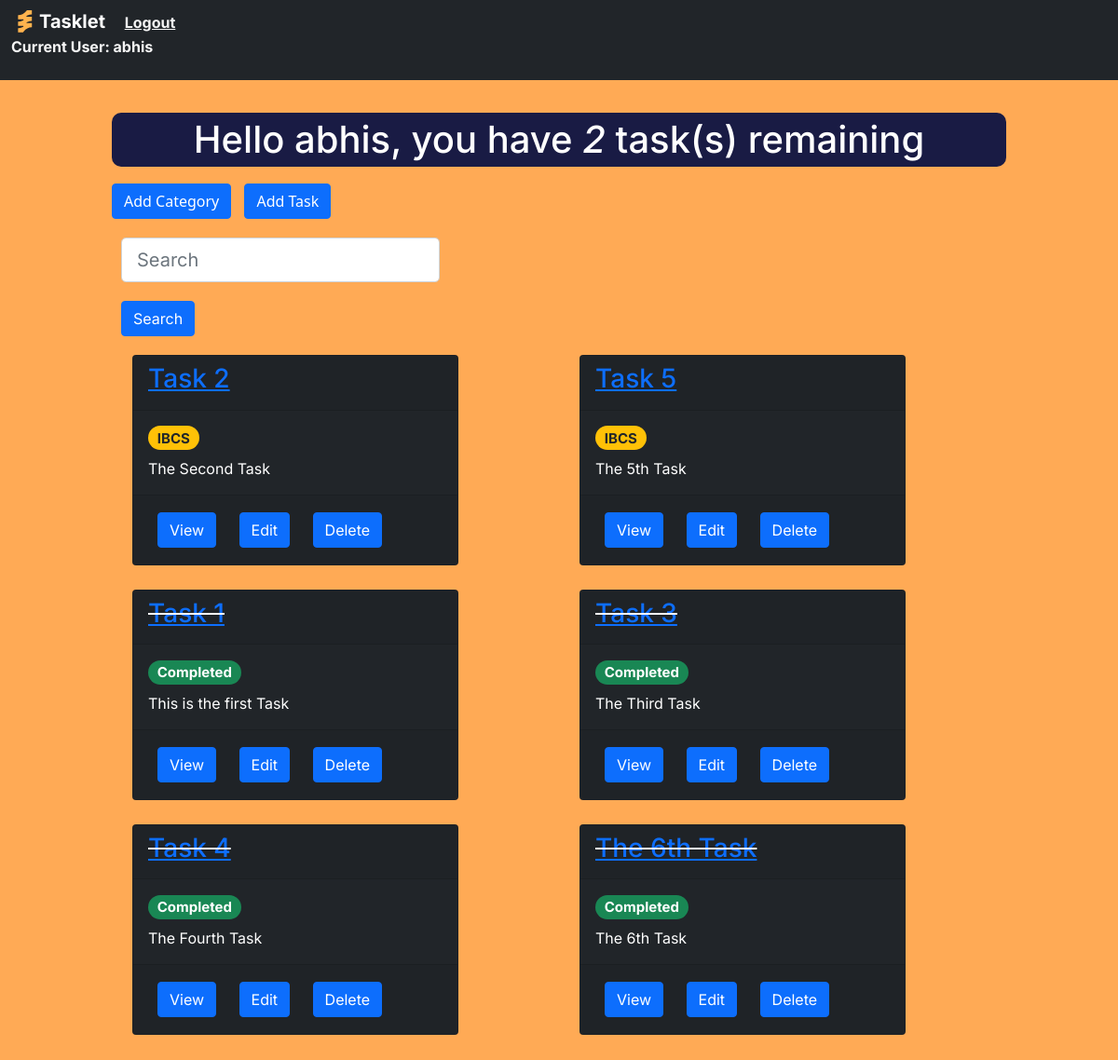
The app's page / (signed in) with its own data.
### base/models.py (models this page shows, shortened)
class Task(models.Model):
     Task_Category = models.ForeignKey(Category, on_delete=models.CASCADE, null=True, blank=True)
     user = models.ForeignKey(User, on_delete=models.CASCADE, null=True, blank=True)
     title = models.CharField(max_length=250)
     description = models.TextField(null=True, blank=True)
     complete = models.BooleanField(default=False)
     created = models.DateTimeField(auto_now_add=True)
     class Meta:
          ordering = ['complete']

class Category(models.Model):
     Category_User = models.ForeignKey(User, on_delete=models.CASCADE, null=True, blank=True)
     Header = models.CharField(max_length=250, null=True, blank=True)

### base/views.py (the view)
# urls.py: path('', TaskList.as_view(), name="tasks"),
class TaskList(LoginRequiredMixin,ListView):
     model = Task
     context_object_name = "tasks"
     template_name = "base/tasks.html"
     def get_context_data(self, **kwargs):
          context = super().get_context_data(**kwargs)
          context['tasks'] = context['tasks'].filter(user=self.request.user)
          context['count'] = context['tasks'].filter(complete=False).count()
          search_input = self.request.GET.get('search') or ''
          if search_input:
               context['tasks'] = context['tasks'].filter(
                title__icontains=search_input)
          context['search_input'] = search_input
          return context

### base/templates/base/tasks.html
{% extends 'base/main.html' %}
{% block content%}
<div style="background-color: #191b44; border-radius: 10px;">
<div>
<h1 style="text-align: center; color: white; font-family: 'Inter', sans-serif; padding: 5px;">
    Hello {{request.user}}, you have <i>{{count}}</i> task(s) remaining
</h1>
</div>
</div>
<a class="btn btn-primary" href="{% url 'categories' %}">Add Category</a>
<a class="btn btn-primary" href="{% url 'create-task' %}" style="margin: 10px;">Add Task</a>
<div class="input-group">
<form style="" method="GET">
    <input style="margin: 10px;" class="form-control form-control-lg"placeholder="Search" aria-label="Search" aria-describedby="search-addon" type="text" name="search" value="{{search_input}}"/>
    <input style="margin: 10px;" class="btn btn-primary" type="submit" value="Search">
</form>
</div>
<div class="container-fluid" style="font-family: 'Inter', sans-serif; display: grid; grid">
    <div class="row">
    {% for task in tasks %}
        <div class="col">
            <div class="card text-white bg-dark mb-3" style="max-width: 350px; min-width: 350px; margin: 10px;">
                {% if task.complete %}
                <div class="card-header"><h3><s><a href="{% url 'task' task.id %}">{{task.title}}</a></s></h3></div>
                {% else %}
                <div class="card-header"><h3><a href="{% url 'task' task.id %}">{{task.title}}</a></h3></div>
                {% endif %}
                <div class="card-body">
                    {% if task.complete %}
                    <h5 class="card-title"><span class="badge rounded-pill bg-success">Completed</span></h5>
                    {% else %}
                  <h5 class="card-title"><span class="badge rounded-pill bg-warning text-dark">{{task.Task_Category.Header}}</span></h5>
                  {% endif %}
                  <p class="card-text">{{task.description}}</p>
                </div>
                <div class="card-footer">
                    <a class="btn btn-primary" href="{% url 'task' task.id %}" style="margin: 10px;">View</a>
                    <a class="btn btn-primary" href="{% url 'update-task' task.id %}" style="margin: 10px;">Edit</a>
                    <a class="btn btn-primary" href="{% url 'delete-task' task.id %}" style="margin: 10px;">Delete</a>
                </div>
            </div>
        </div>
    {% empty %}
    <div class="alert alert-dark" role="alert" style="max-width: 18rem; background-color: #2a2734; color: white;">
        No Tasks Created
      </div>
    {% endfor %}
        </div>
</div>
{% endblock content%}

### base/templates/base/main.html (shortened to what this page needs)
{% load static %}
<!DOCTYPE html>
<html lang="en">
<head>
    <link href="https://cdn.jsdelivr.net/npm/bootstrap@5.1.3/dist/css/bootstrap.min.css" rel="stylesheet">
</head>
<body>
    <nav class="navbar navbar-dark bg-dark" style="background-color: rgba(255, 0, 0, 0.4); font-family: 'Inter', sans-serif; font-weight: bold; color: whitesmoke;">
        <div style="display: inline-block;" class="container-fluid">
            <a class="navbar-brand" href="{% url 'tasks' %}">
                <img src="{% static 'base/Assets/Vector.svg' %}" alt="" width="30" height="24" class="d-inline-block align-text-top">Tasklet {% if request.user.is_authenticated %}
                <a style="color: whitesmoke;" href="{% url 'logout' %}">Logout</a>
                <p style="color: whitesmoke; text-align: justify;">
                    Current User: {{request.user}}
                </p>
                {% else %}
                <a style="color: whitesmoke;" href="{% url 'login' %}">Login</a> {% endif %}
            </a>
        </div>
    </nav>
    <div class="bigcontainer">
        {% block content %} {% endblock content %}
    </div>
</body>
</html>

### records on screen
Task: title "Task 2", Task_Category.Header "IBCS", description "The Second Task"
Task: title "Task 5", Task_Category.Header "IBCS", description "The 5th Task"
Task: title "Task 1", complete "Completed", description "This is the first Task"
Task: title "Task 3", complete "Completed", description "The Third Task"
Task: title "Task 4", complete "Completed", description "The Fourth Task"
Task: title "The 6th Task", complete "Completed", description "The 6th Task"

### other values on screen
{{ request.user }} "abhis"
{{ count }} "2"
